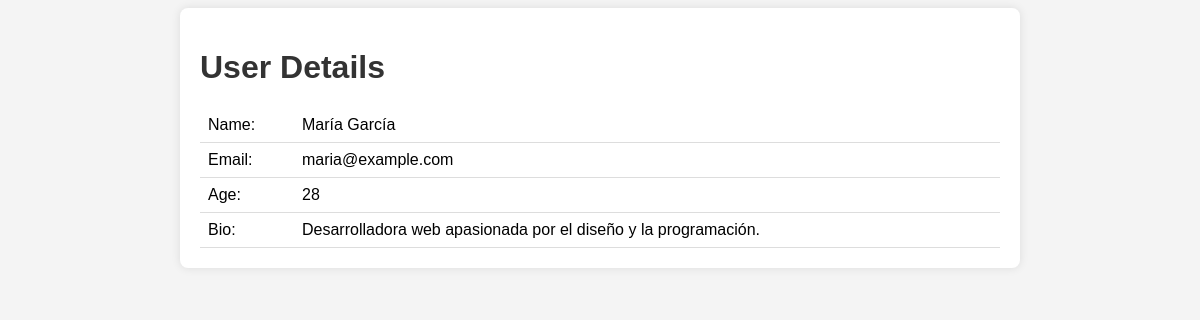
Before: /user.php?id=1 with the older database file.
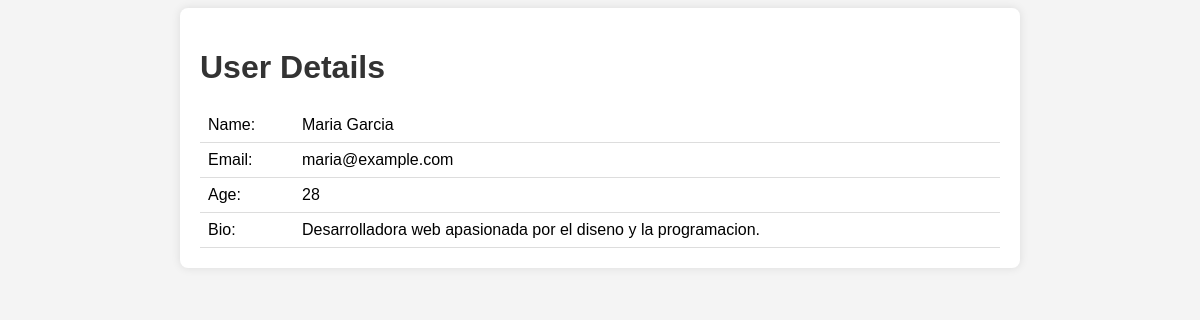
After: the same page with the newer database file.
### tables this page shows
CREATE TABLE IF NOT EXISTS users (
  id INT AUTO_INCREMENT PRIMARY KEY,
  name VARCHAR(255) NOT NULL,
  email VARCHAR(255) NOT NULL,
  age INT NOT NULL,
  bio TEXT
);

### user.php (the view, shortened to what this page needs)
<!DOCTYPE html>
<html>
<head>
  <link rel="stylesheet" type="text/css" href="style.css">
</head>
<body>
<div class="container">
  <h1>User Details</h1>
  <?php
  if (isset($_GET['id'])) {
    $id = intval($_GET['id']);
    $servername = getenv('MYSQL_HOST');
    $username = getenv('MYSQL_USER');
    $password = getenv('MYSQL_PASSWORD');
    $dbname = getenv('MYSQL_DATABASE');
    $conn = new mysqli($servername, $username, $password, $dbname);
    $sql = "SELECT name, email, age, bio FROM users WHERE id = $id";
    $result = $conn->query($sql);
    if ($result->num_rows > 0) {
      $row = $result->fetch_assoc();
      echo "<table>";
      echo "<tr><td>Name:</td><td>" . $row["name"] . "</td></tr>";
      echo "<tr><td>Email:</td><td>" . $row["email"] . "</td></tr>";
      echo "<tr><td>Age:</td><td>" . $row["age"] . "</td></tr>";
      echo "<tr><td>Bio:</td><td>" . $row["bio"] . "</td></tr>";
      echo "</table>";
    } else {
      echo "User not found.";
    }
  } else {
    echo "No user ID provided.";
  }
  ?>
</div>
</body>
</html>

Changed rows visible on the page:
changed users "maria@example.com": name "María García" → "Maria Garcia"; bio "Desarrolladora web apasionada por el diseño y la programación." → "Desarrolladora web apasionada por el diseno y la programacion."
